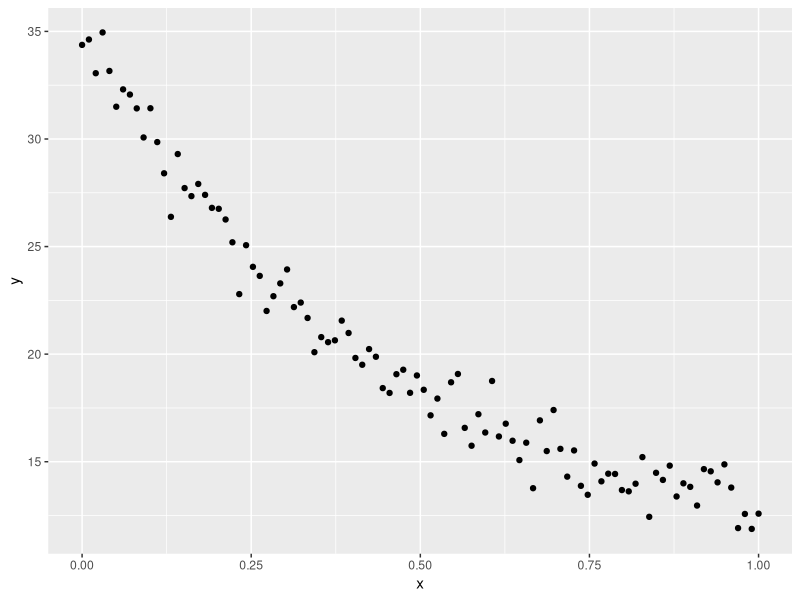
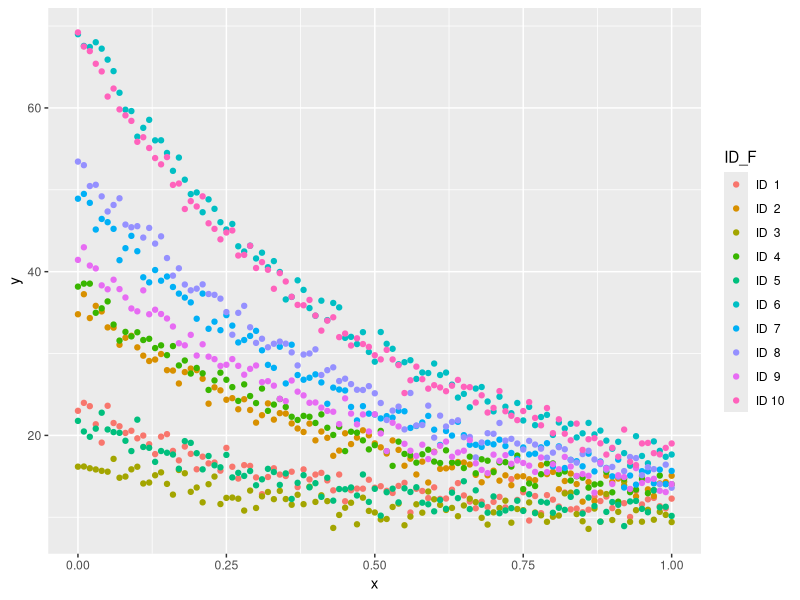

Write the R code that produced these figures, in order.
## ---- chunk 1
#| message: false
set.seed(1)
library('tidyverse')
## ---- chunk 2
n <- 100

pp <- list(
  a = 30,
  b = 2,
  c = 4,
  d = 5
)

dat <- tibble(x = seq(0, 1, length.out = n), 
              y = pp$a * exp(-pp$b * x) + pp$c * x + pp$d + rnorm(n))

dat |> 
  ggplot(aes(x, y)) +
  geom_point()

(fm <- nls(y ~ a * exp(-b * x) + c * x + d, 
           data = dat, 
           start = c(a = 1, b = 2, c = 1, d = 1)))

confint(fm)
## ---- chunk 3
library('nlme')

pp <- list(
  a = 30,
  b = 2,
  c = 4,
  d = 5
)


nr_of_time_points <- 101
nr_of_individuals <- 100

dat <- tibble(ID = 1:nr_of_individuals,
              a = pp$a + rnorm(nr_of_individuals, sd = 20),
              b = pp$b,
              c = pp$c,
              d = pp$d) |> 
  expand_grid(x = seq(0, 1, length.out = nr_of_time_points)) |> 
  mutate(
    ID_F = factor(paste0('ID', format(ID, justify = 'right'))),
    y = a * exp(-b * x) + c * x + d + rnorm(nr_of_individuals * nr_of_time_points))


dat |> 
  filter(ID <= 10) |> 
  ggplot(aes(x, y, colour = ID_F)) + 
  geom_point()

nlme(y ~ a * exp(-b * x) + c * x + d,
     fixed = a + b + c + d ~ 1,
     random = a ~ 1 | ID,
     data = dat,
     start = c(a = 1, b = 2, c = 1, d = 1))


